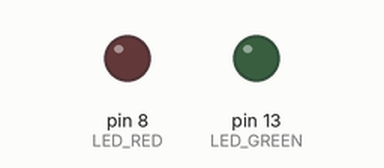
This program was run on a simulated Arduino Uno, built with avr-gcc and run on an emulated ATmega328P. Shown: output pins drawn as LEDs (lit = HIGH).

Above: at 0.3 s.
At 2.87 s:
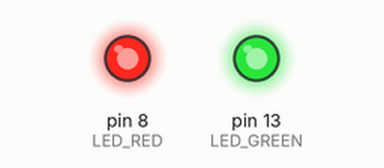
Timing chart, 0 to 3.5 s (numbered marks = the images above):
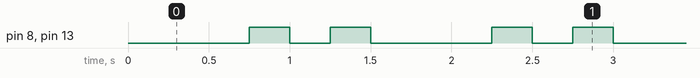

The program:

main.cpp
```cpp
// (licence header left out)
/* Defines -----------------------------------------------------------*/
#define LED_GREEN PB5   // PB5 is AVR pin where green on-board LED
#define LED_RED PB0
                        // is connected
#define SHORT_DELAY 250 // Delay in milliseconds
#define LONG_DELAY 750 // Delay in milliseconds
#define SPACE_DELAY 1500 // Delay in milliseconds
#ifndef F_CPU
# define F_CPU 16000000 // CPU frequency in Hz required for delay funcs
#endif

/* Includes ----------------------------------------------------------*/
#include <avr/io.h>     // AVR device-specific IO definitions
#include <util/delay.h> // Functions for busy-wait delay loops


// -----
// This part is needed to use Arduino functions but also physical pin
// names. We are using Arduino-style just to simplify the first lab.
#include "Arduino.h"
#define PB0 8          // In Arduino world, PB0 is called "8"
#define PB5 13          // In Arduino world, PB5 is called "13"
// -----


/* Function definitions ----------------------------------------------*/
/**********************************************************************
 * Function: Main function where the program execution begins
 * Purpose:  Toggle one LED and use delay library.
 * Returns:  none
 **********************************************************************/
int main(void)
{
    uint8_t led_value = LOW;  // Local variable to keep LED status
    uint8_t last_delay = LOW; // Local variable to keep delay status

    // Set pin where on-board LED is connected as output
    pinMode(LED_GREEN, OUTPUT);
    pinMode(LED_RED, OUTPUT);


    // Infinite loop
    while (1)
    {
        // Change LED value
        if (led_value == LOW)
            led_value = HIGH;
        else
            led_value = LOW;

        // Pause several milliseconds
        if(led_value == HIGH && last_delay == HIGH)
          {
            last_delay = LOW;
            _delay_ms(SHORT_DELAY);
          }
        else if(led_value == HIGH && last_delay == LOW)
          {
            last_delay = HIGH;
            _delay_ms(LONG_DELAY);
          }
        else
          _delay_ms(SHORT_DELAY);
        // Turn ON/OFF on-board LED
        digitalWrite(LED_GREEN, led_value);
        digitalWrite(LED_RED, led_value);
    }

    // Will never reach this
    return 0;
}
```

Measured:
- by itself, pin 8 (LED_RED), pin 13 (LED_GREEN): repeats every 1.5 s: LOW 0.25 s, HIGH 0.25 s, LOW 0.75 s, HIGH 0.25 s
- by itself, everything shown: repeats every 1.5 s, in 4 steps
